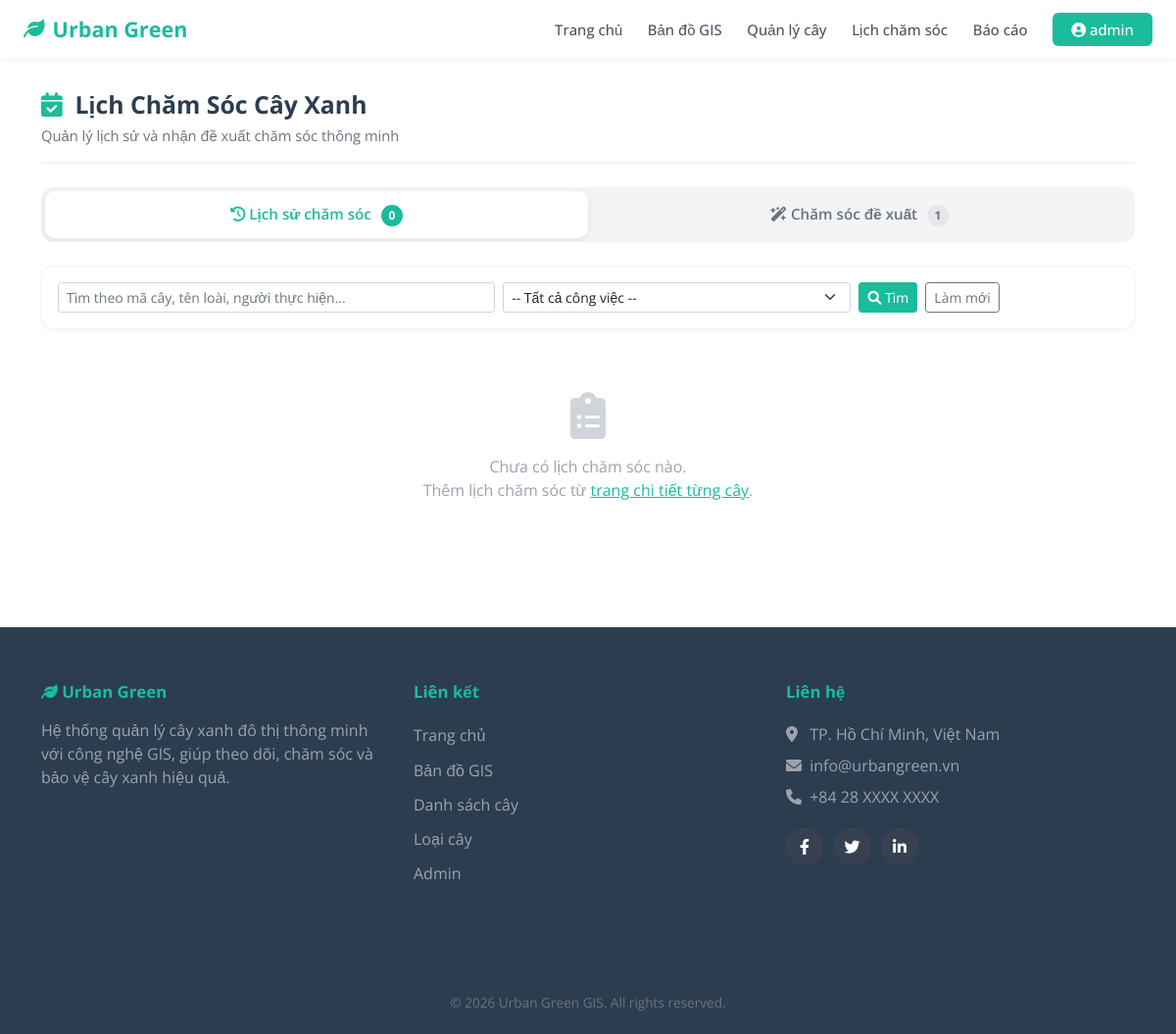
Page /maintenance/ (signed in) on the earlier database version.
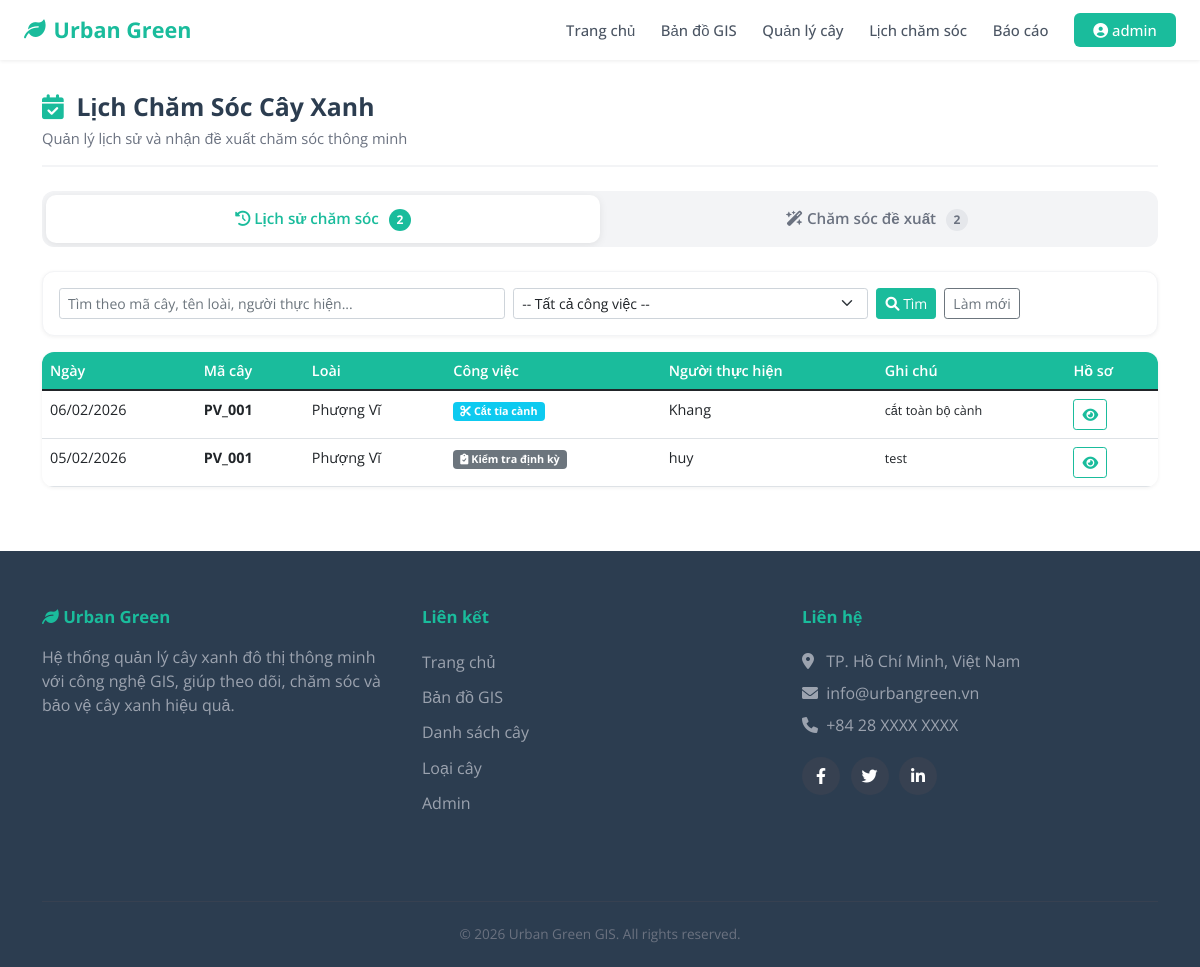
Same page on the later database version.
### public_map/models.py (models this page shows, shortened)
class MaintenanceLog(models.Model):
    tree = models.ForeignKey(UrbanTree, on_delete=models.CASCADE, verbose_name="Cây xanh")
    date = models.DateField(verbose_name="Ngày thực hiện")
    action = models.CharField(max_length=200, verbose_name="Công việc", choices=[
        ('CAT_TIA', 'Cắt tỉa cành'),
        ('BON_PHAN', 'Bón phân'),
        ('PHUN_THUOC', 'Phun thuốc trừ sâu'),
        ('KIEM_TRA', 'Kiểm tra định kỳ'),
        ('TUOI_NUOC', 'Tưới nước'),
    ])
    performer = models.CharField(max_length=100, verbose_name="Người thực hiện")
    note = models.TextField(verbose_name="Ghi chú/Kết quả", blank=True)

class UrbanTree(models.Model):
    species = models.ForeignKey(TreeSpecies, on_delete=models.CASCADE, verbose_name="Loài cây")
    code = models.CharField(max_length=20, unique=True, verbose_name="Mã cây")
    height = models.FloatField(verbose_name="Chiều cao (m)")
    status = models.CharField(max_length=50, verbose_name="Trạng thái", choices=[
        ('TOT', 'Tốt'),
        ('SAU_BENH', 'Sâu bệnh'),
        ('NGUY_HIEM', 'Nguy hiểm')
    ])
    latitude = models.FloatField(verbose_name="Vĩ độ (Y)")
    longitude = models.FloatField(verbose_name="Kinh độ (X)")
    address = models.CharField(max_length=200, verbose_name="Địa chỉ", blank=True)
    image = models.ImageField(upload_to='tree_images/', verbose_name="Hình ảnh", blank=True, null=True)

class TreeSpecies(models.Model):
    name = models.CharField(max_length=100, verbose_name="Tên loài")
    characteristics = models.TextField(verbose_name="Đặc tính", blank=True)
    is_pest_prone = models.BooleanField(default=False, verbose_name="Dễ sâu bệnh")
    is_fall_prone = models.BooleanField(default=False, verbose_name="Dễ đổ/gãy")
    is_fast_growing = models.BooleanField(default=False, verbose_name="Mọc nhanh (cần cắt tỉa)")
    is_drought_sensitive = models.BooleanField(default=False, verbose_name="Nhạy cảm hạn hán")
    is_invasive_roots = models.BooleanField(default=False, verbose_name="Rễ xâm lấn")
    watering_frequency_days = models.PositiveIntegerField(default=7, verbose_name="Chu kỳ tưới nước (ngày)")
    inspection_frequency_days = models.PositiveIntegerField(default=90, verbose_name="Chu kỳ kiểm tra (ngày)")

### public_map/views.py (the view, shortened to what this page needs)
# urls.py: path('maintenance/', maintenance_list_view, name='maintenance_list'),
@login_required
def maintenance_list_view(request):
    query = request.GET.get('q', '')
    action_filter = request.GET.get('action', '')
    logs = MaintenanceLog.objects.select_related('tree', 'tree__species').order_by('-date')
    if query:
        logs = logs.filter(
            Q(tree__code__icontains=query) |
            Q(tree__species__name__icontains=query) |
            Q(performer__icontains=query)
        )
    if action_filter:
        logs = logs.filter(action=action_filter)
    action_choices = MaintenanceLog._meta.get_field('action').choices
    today = date.today()
    recommendations = []
    trees = UrbanTree.objects.select_related('species').all()
    for tree in trees:
        species = tree.species
        last_inspection = MaintenanceLog.objects.filter(
            tree=tree, action='KIEM_TRA'
        ).order_by('-date').values_list('date', flat=True).first()
        inspection_freq = species.inspection_frequency_days
        if last_inspection:
            days_since_inspection = (today - last_inspection).days
        else:
            recommendations.append({
                'tree': tree,
                'type': 'inspection',
                'icon': 'fa-clipboard-check',
                'color': '#e74c3c',
                'urgency': 'high',
                'title': 'Chưa từng kiểm tra',
                'detail': f'Cây chưa có lịch sử kiểm tra. Chu kỳ khuyến nghị: {inspection_freq} ngày.',
                'days_overdue': 999,
            })
        last_watering = MaintenanceLog.objects.filter(
            tree=tree, action='TUOI_NUOC'
        ).order_by('-date').values_list('date', flat=True).first()
        watering_freq = species.watering_frequency_days
        if tree.status == 'SAU_BENH':
            last_any = MaintenanceLog.objects.filter(
                tree=tree
            ).order_by('-date').values_list('date', flat=True).first()
            days_no_care = (today - last_any).days if last_any else 999
            if days_no_care >= 14:
                recommendations.append({
                    'tree': tree,
                    'type': 'health',
                    'icon': 'fa-heart-pulse',
                    'color': '#e74c3c',
                    'urgency': 'high',
                    'title': 'Cây đang sâu bệnh — cần chăm sóc gấp',
                    'detail': f'Trạng thái: Sâu bệnh. {"Chưa được chăm sóc gần đây." if days_no_care >= 30 else f"Lần chăm sóc cuối: {days_no_care} ngày trước."}',
                    'days_overdue': days_no_care,
                })
    urgency_order = {'critical': 0, 'high': 1, 'medium': 2}
    recommendations.sort(key=lambda r: (urgency_order.get(r['urgency'], 3), -r['days_overdue']))
    grouped = {}
    for rec in recommendations:
        tree_id = rec['tree'].id
        if tree_id not in grouped:
            grouped[tree_id] = {
                'tree': rec['tree'],
                'urgency': rec['urgency'],
                'max_overdue': rec['days_overdue'],
                'issues': [],
            }
        g = grouped[tree_id]
        if urgency_order.get(rec['urgency'], 3) < urgency_order.get(g['urgency'], 3):
            g['urgency'] = rec['urgency']
        if rec['days_overdue'] > g['max_overdue']:
            g['max_overdue'] = rec['days_overdue']
        g['issues'].append({
            'type': rec['type'],
            'icon': rec['icon'],
            'color': rec['color'],
            'title': rec['title'],
            'detail': rec['detail'],
        })
    grouped_recommendations = list(grouped.values())
    grouped_recommendations.sort(key=lambda g: (urgency_order.get(g['urgency'], 3), -g['max_overdue']))
    stats = {
        'total': len(grouped_recommendations),
        'critical': sum(1 for g in grouped_recommendations if g['urgency'] == 'critical'),
        'high': sum(1 for g in grouped_recommendations if g['urgency'] == 'high'),
        'medium': sum(1 for g in grouped_recommendations if g['urgency'] == 'medium'),
        'total_issues': len(recommendations),
    }
    return render(request, 'maintenance_list.html', {
        'logs': logs,
        'query': query,
        'action_filter': action_filter,
        'action_choices': action_choices,
        'recommendations': grouped_recommendations,
        'ai_stats': stats,
        'today': today,
    })

### public_map/templates/maintenance_list.html (shortened to what the changed rows need)
{% extends "base.html" %}
{% block content %}
<div class="container py-4">
    <div class="page-header">
        <div>
            <h2 class="page-title"><i class="fas fa-calendar-check"></i> Lịch Chăm Sóc Cây Xanh</h2>
        </div>
    </div>
    <div class="care-tabs">
        <button class="care-tab active" onclick="switchTab('history', this)">
            <i class="fas fa-history"></i> Lịch sử chăm sóc
            <span class="tab-badge">{{ logs.count }}</span>
        </button>
        <button class="care-tab" onclick="switchTab('ai', this)">
            <i class="fas fa-wand-magic-sparkles"></i> Chăm sóc đề xuất
            <span class="tab-badge">{{ ai_stats.total }}</span>
        </button>
    </div>
    <div id="tab-history" class="tab-content active">
        {% if logs %}
        <div class="table-responsive" style="border-radius:12px; overflow:hidden; box-shadow:0 1px 4px rgba(0,0,0,.06);">
            <table class="table table-hover mb-0" style="font-size:.9rem;">
                <thead style="background:var(--ug-teal); color:#fff;">
                    <tr>
                        <th style="font-weight:600;">Ngày</th>
                        <th style="font-weight:600;">Mã cây</th>
                        <th style="font-weight:600;">Loài</th>
                        <th style="font-weight:600;">Công việc</th>
                        <th style="font-weight:600;">Người thực hiện</th>
                        <th style="font-weight:600;">Ghi chú</th>
                        <th style="font-weight:600;">Hồ sơ</th>
                    </tr>
                </thead>
                <tbody>
                    {% for log in logs %}
                    <tr>
                        <td>{{ log.date|date:"d/m/Y" }}</td>
                        <td><strong>{{ log.tree.code }}</strong></td>
                        <td>{{ log.tree.species.name }}</td>
                        <td>
                            {% if log.action == 'CAT_TIA' %}
                                <span class="badge bg-info"><i class="fas fa-cut"></i> {{ log.get_action_display }}</span>
                            {% elif log.action == 'BON_PHAN' %}
                                <span class="badge bg-success"><i class="fas fa-seedling"></i> {{ log.get_action_display }}</span>
                            {% elif log.action == 'PHUN_THUOC' %}
                                <span class="badge bg-warning text-dark"><i class="fas fa-spray-can"></i> {{ log.get_action_display }}</span>
                            {% elif log.action == 'KIEM_TRA' %}
                                <span class="badge bg-secondary"><i class="fas fa-clipboard-check"></i> {{ log.get_action_display }}</span>
                            {% elif log.action == 'TUOI_NUOC' %}
                                <span class="badge bg-primary"><i class="fas fa-droplet"></i> {{ log.get_action_display }}</span>
                            {% else %}
                                <span class="badge bg-dark">{{ log.get_action_display }}</span>
                            {% endif %}
                        </td>
                        <td>{{ log.performer }}</td>
                        <td><small>{{ log.note|default:"-"|truncatewords:10 }}</small></td>
                        <td>
                            <a href="{% url 'tree_detail' log.tree.id %}" class="btn btn-sm btn-outline-primary" title="Xem hồ sơ cây">
                                <i class="fas fa-eye"></i>
                            </a>
                        </td>
                    </tr>
                    {% endfor %}
                </tbody>
            </table>
        </div>
        {% else %}
        <div class="empty-state">
            <i class="fas fa-clipboard-list" style="color:#d1d5db;"></i>
            <p>Chưa có lịch chăm sóc nào.<br>
            Thêm lịch chăm sóc từ <a href="{% url 'tree_list' %}">trang chi tiết từng cây</a>.</p>
        </div>
        {% endif %}
    </div>
</div>
{% endblock %}

Differences in the rows shown:
added MaintenanceLog: date "06/02/2026", tree.code "PV_001", tree.species.name "Phượng Vĩ", action "Cắt tỉa cành", performer "Khang", note "cắt toàn bộ cành"
added MaintenanceLog: date "05/02/2026", tree.code "PV_001", tree.species.name "Phượng Vĩ", action "Kiểm tra định kỳ", performer "huy", note "test"
Other differences:
{{ logs.count }}: "0" → "2"
{{ ai_stats.total }}: "1" → "2"
text no longer shown: "Chưa có lịch chăm sóc nào. Thêm lịch chăm sóc từ trang chi tiết từng cây ."
text now shown: "Ngày Mã cây Loài Công việc Người thực hiện Ghi chú Hồ sơ"
